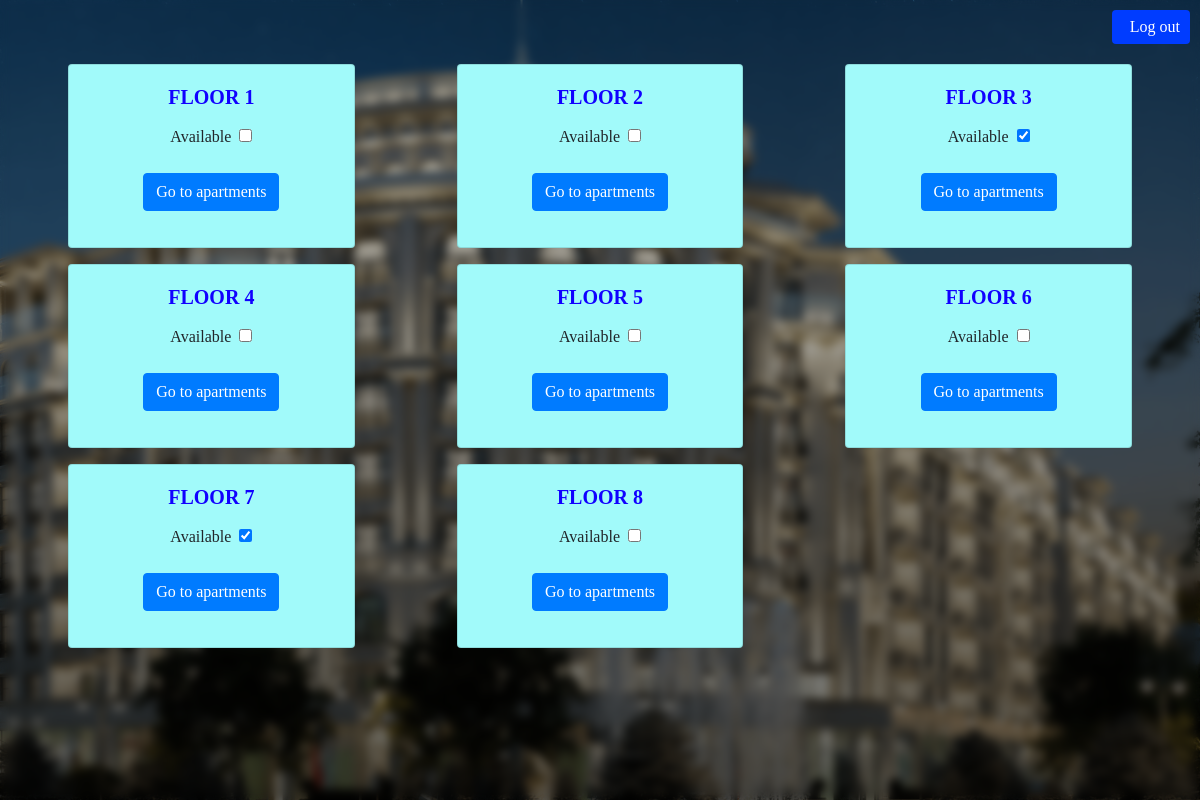
The page /cadmin/dashboard/A/ (signed in) on the database as committed earlier.
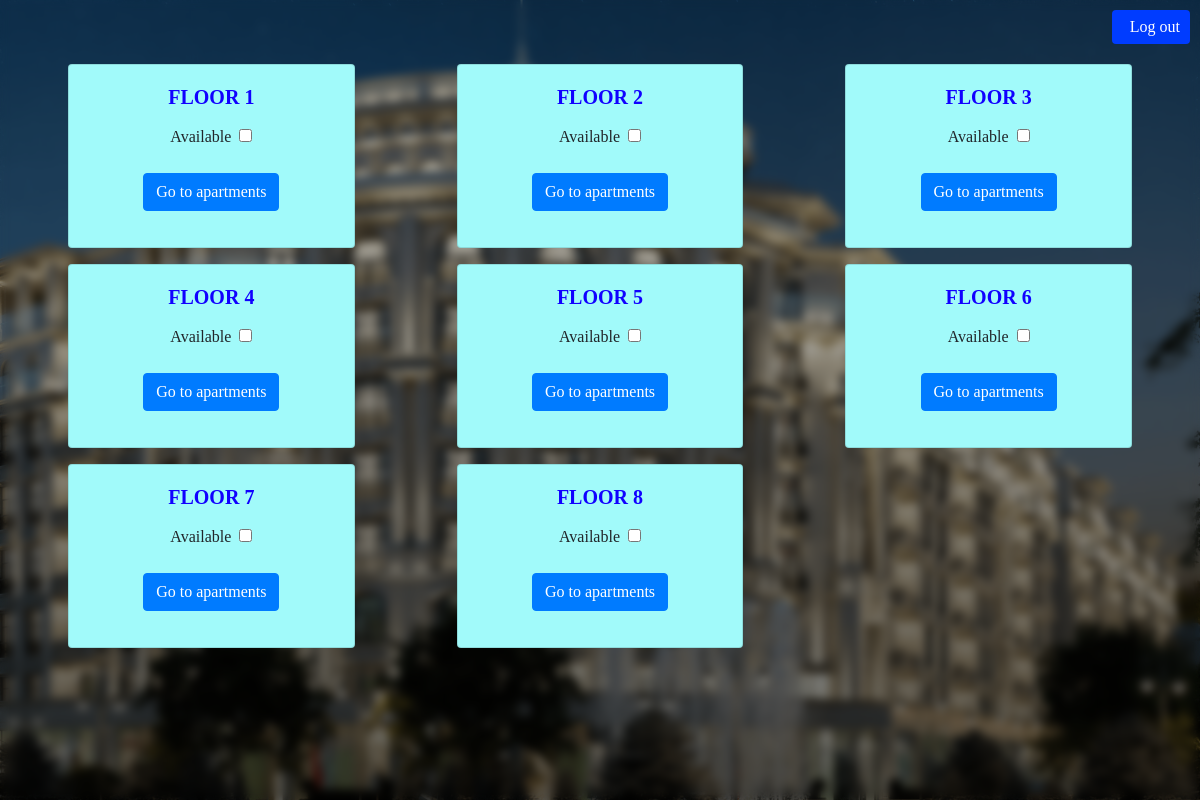
The same page on the database as committed later.
### planirovka/models.py (models this page shows, shortened)
class Floor(models.Model):
    floor_number = models.IntegerField()
    available = models.BooleanField(default=True)
    template = models.CharField(max_length=100, null=True, blank=True)
    building = models.ForeignKey(Building, on_delete=models.SET_NULL, null=True, related_name="floors")

### custom_admin/views.py (the view)
# urls.py: path('dashboard/<str:building_label>/', views.dashboard_building, name="dashboard_building"),
@login_required
def dashboard_building(request, building_label):
    floors = get_object_or_404(Building, building_label=building_label).floors.order_by('floor_number')
    context = {
        'building_label': building_label,
        'floors': floors
    }
    return render(request, 'custom_admin/dashboard.html', context)

### templates/custom_admin/dashboard.html (shortened to what this page needs)
{% extends "base.html" %}
{% load static %}
{% block style %}
<link rel="stylesheet" href="{% static 'css/admin-styles.css' %}">
{% endblock %}
{% block content %}
    <div class="container">
        <a href="javascript:{document.getElementById('logoutForm').submit()}" class="btn logout-btn">&nbsp;&nbsp;Log out</a>
        <div class="inner position-relative h-100">
            <div class="row">
                {% if floors %}
                {% for floor in floors %}
                <div class="col-lg-4 col-md-4 col-sm-4 col-xs-6">
                    <div class="card text-center">
                        <div class="card-body">
                            <h5 class="card-title">Floor {{floor.floor_number}}</h5>
                            <p class="card-text">
                                <form>
                                    <div class="form-group">
                                        <label class="mr-1" for="availCheck">Available</label>
                                        <input type="checkbox" name="available" class="check-control"
                                        data-csrf="{{csrf_token}}"
                                        data-type="floor"
                                        data-buildingLabel="{{building_label}}"
                                        data-floorNumber="{{floor.floor_number}}"
                                        data-url="{% url 'update' %}"
                                        {% if floor.available %}
                                        checked
                                        {% endif %}
                                        >
                                    </div>
                                </form>
                                <a class="card-link btn btn-primary" href="{% url 'dashboard_floor' building_label floor.floor_number %}">Go to apartments</a>
                            </p>
                        </div>
                    </div>
                </div>
                {% endfor %}
                {% endif %}
            </div>
        </div>
    </div>
{% endblock %}

Rows that differ between the two databases and show on the page:
changed Floor (number 3 of 8 on the later page): available "☑" → "☐"
changed Floor (number 7 of 8 on the later page): available "☑" → "☐"
